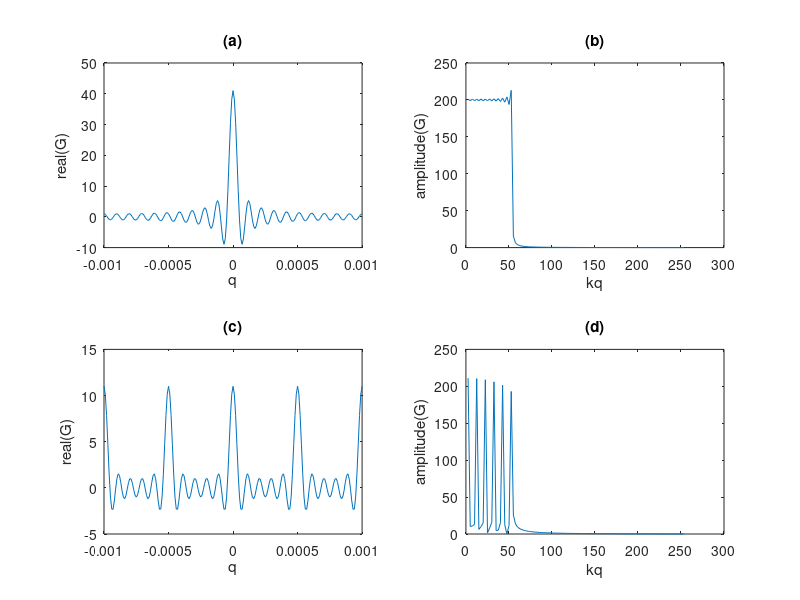

Recreate this plot in MATLAB.
clear
l=-1000:50:1000;
dq=1e-5;
PMAX=1e-3;
PMIN=-PMAX;
p1=PMIN:dq:PMAX;
p2=0;
w=2*pi*10;
for ii=1:length(p1);
   G(ii)=sum(exp(-i*w*(p2-p1(ii))*l));
end;
GK=abs(fft(G));
kpaxis=1:round(length(p1)/2);
Nyquist=1/(2*w*pi*dq);
kpaxis=kpaxis*Nyquist/max(kpaxis);
subplot(221),plot(p1,real(G)), title('(a)');xlabel('q');ylabel('real(G)');
subplot(222),plot(kpaxis,GK(1:round(length(p1)/2))); title('(b)');xlabel('kq');ylabel('amplitude(G)');
clear
l=-1000:200:1000;
dq=1e-5;
PMAX=1e-3;
PMIN=-PMAX;
p1=PMIN:dq:PMAX;

p2=0;
w=2*pi*10;
for ii=1:length(p1);
   G(ii)=sum(exp(-i*w*(p2-p1(ii))*l));
end;
GK=abs(fft(G));

kpaxis=1:round(length(p1)/2);
Nyquist=1/(2*w*pi*dq);
kpaxis=kpaxis*Nyquist/max(kpaxis);
subplot(223),plot(p1,real(G)), title('(c)');xlabel('q');ylabel('real(G)');
subplot(224),plot(kpaxis,GK(1:round(length(p1)/2))); title('(d)');xlabel('kq');ylabel('amplitude(G)');
